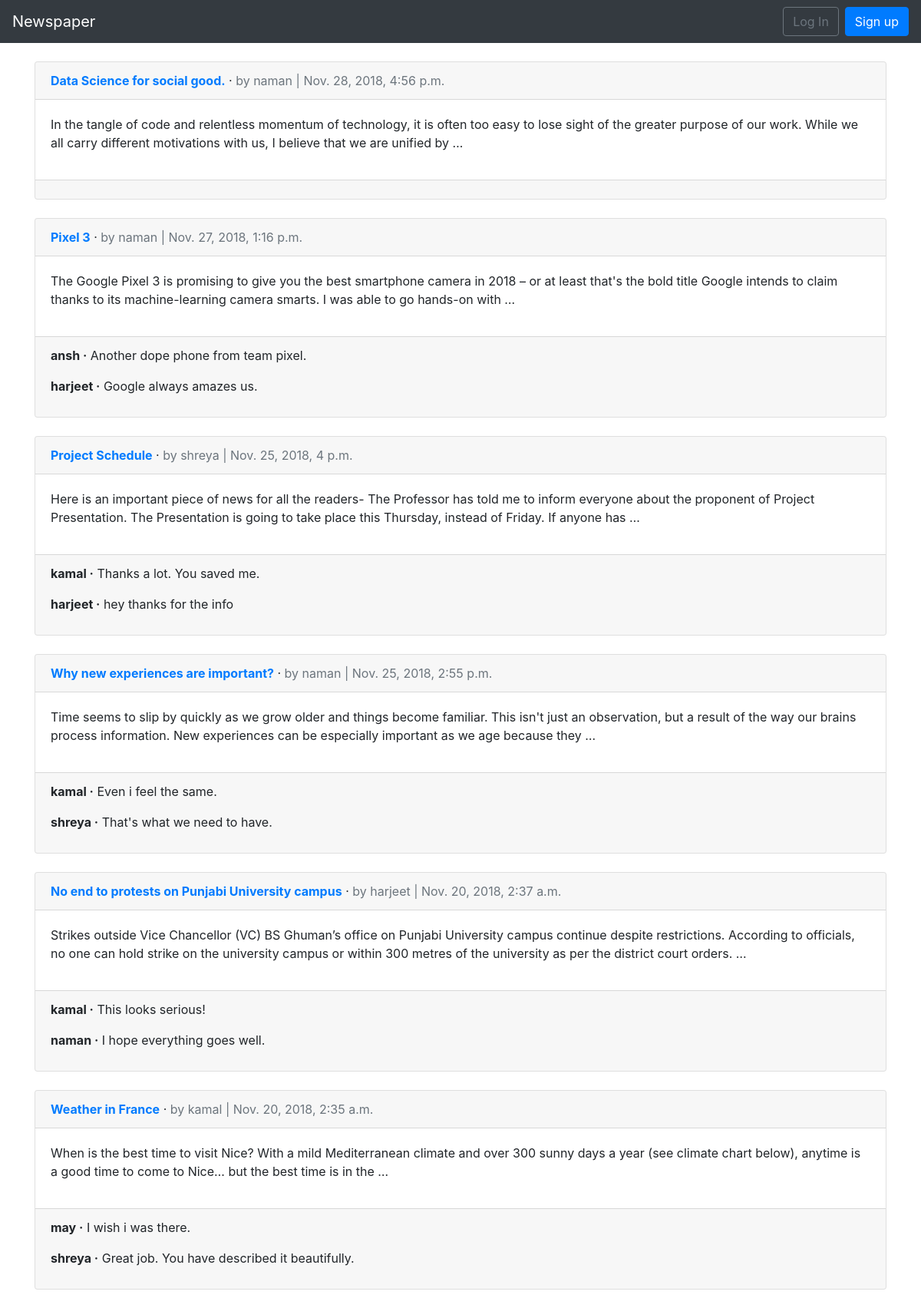
The app's page /articles/ with its own data.
### articles/models.py (models this page shows, shortened)
class Article(models.Model):
	title = models.CharField(max_length=255)
	body = models.TextField()
	date = models.DateTimeField(auto_now_add=True)
	author = models.ForeignKey(
		settings.AUTH_USER_MODEL,
		on_delete=models.CASCADE,
	)

class Comment(models.Model):
	article = models.ForeignKey(
		Article,
		on_delete=models.CASCADE,
		related_name='comments',
	)
	comment = models.TextField()
	author = models.ForeignKey(
		settings.AUTH_USER_MODEL,
		on_delete=models.CASCADE,
	)
	def __str__(self):
		return self.comment

### users/models.py (models this page shows)
class CustomUser(AbstractUser):
	age = models.PositiveIntegerField(default= 0)

### articles/views.py (the view)
# urls.py: path('', views.ArticleListView.as_view(), name='article_list'),
class ArticleListView(ListView):
    model = Article
    template_name = 'article_list.html'

### templates/article_list.html (shortened to what this page needs)
{% extends 'base.html' %}
{% block content %}
{% for article in object_list reversed %}
<div class="card">
	<div class="card-header">
		<span class="font-weight-bold"><a href="{% url 'article_detail' article.pk %}">{{ article.title|capfirst }}</a></span> &middot;
		<span class="text-muted">by {{ article.author }} | {{ article.date }}</span>
	</div>
	<div class="card-body">
		<p>{{ article.body|truncatewords:40 }}</p>
	</div>
	<div class="card-footer">
		{% for comment in article.comments.all|slice:"2" %}
		<p>
			<span class="font-weight-bold">{{ comment.author }} &middot;</span>
			{{ comment }}
		</p>
		{% endfor %}
	</div>
</div>
<br />
{% endfor %}
{% endblock content %}

### templates/base.html (shortened to what this page needs)
<!doctype html>
<html lang="en">
  <head>
    <link rel="stylesheet" href="https://stackpath.bootstrapcdn.com/bootstrap/4.1.3/css/bootstrap.min.css">
  </head>
  <body>
    <nav class="navbar navbar-expand-md navbar-dark bg-dark mb-4">
      <a class="navbar-brand" href="{% url 'home' %}">Newspaper</a>
      <div class="collapse navbar-collapse" id="navbarCollapse">
        {% if user.is_authenticated %}
          <ul class="navbar-nav ml-auto">
            <li class="nav-item">
              <a class="nav-link dropdown-toggle" href="#" id="userMenu"\
              data-toggle="dropdown" aria-haspopup="true" aria-expanded\
              ="false">
                {{ user.username }}
              </a>
              <div class="dropdown-menu dropdown-menu-right"\
              aria-labelledby="userMenu">
                <a class="dropdown-item" href="{% url 'password_change'%}">Change password</a>
                <div class="dropdown-divider"></div>
                <a class="dropdown-item" href="{% url 'logout' %}">
                Log Out</a>
              </div>
            </li>
          </ul>
        {% else %}
          <form class="form-inline ml-auto">
            <a href="{% url 'login' %}" class="btn btn-outline-secondary">
            Log In</a>
            <a href="{% url 'signup' %}" class="btn btn-primary ml-2">
            Sign up</a>
          </form>
        {% endif %}
      </div>
    </nav>
    <div class="container">
      {% block content %}
      {% endblock content %}
    </div>
  </body>
</html>

### records on screen
Article: title "Data Science for social good.", author "naman", date "Nov. 28, 2018, 4:56 p.m.", body "In the tangle of code and relentless momentum of technology, it is often too easy to lose sight of the greater purpose of our work. While we all carry different motivations with us, I believe that we are unified by …"
Article: title "Pixel 3", author "naman", date "Nov. 27, 2018, 1:16 p.m.", body "The Google Pixel 3 is promising to give you the best smartphone camera in 2018 – or at least that's the bold title Google intends to claim thanks to its machine-learning camera smarts. I was able to go hands-on with …"
Comment: author "ansh", comment "Another dope phone from team pixel."
Comment: author "harjeet", comment "Google always amazes us."
Article: title "Project Schedule", author "shreya", date "Nov. 25, 2018, 4 p.m.", body "Here is an important piece of news for all the readers- The Professor has told me to inform everyone about the proponent of Project Presentation. The Presentation is going to take place this Thursday, instead of Friday. If anyone has …"
Comment: author "kamal", comment "Thanks a lot. You saved me."
Comment: author "harjeet", comment "hey thanks for the info"
Article: title "Why new experiences are important?", author "naman", date "Nov. 25, 2018, 2:55 p.m.", body "Time seems to slip by quickly as we grow older and things become familiar. This isn't just an observation, but a result of the way our brains process information. New experiences can be especially important as we age because they …"
Comment: author "kamal", comment "Even i feel the same."
Comment: author "shreya", comment "That's what we need to have."
Article: title "No end to protests on Punjabi University campus", author "harjeet", date "Nov. 20, 2018, 2:37 a.m.", body "Strikes outside Vice Chancellor (VC) BS Ghuman’s office on Punjabi University campus continue despite restrictions. According to officials, no one can hold strike on the university campus or within 300 metres of the university as per the district court orders. …"
Comment: author "kamal", comment "This looks serious!"
Comment: author "naman", comment "I hope everything goes well."
Article: title "Weather in France", author "kamal", date "Nov. 20, 2018, 2:35 a.m.", body "When is the best time to visit Nice? With a mild Mediterranean climate and over 300 sunny days a year (see climate chart below), anytime is a good time to come to Nice… but the best time is in the …"
Comment: author "may", comment "I wish i was there."
Comment: author "shreya", comment "Great job. You have described it beautifully."
